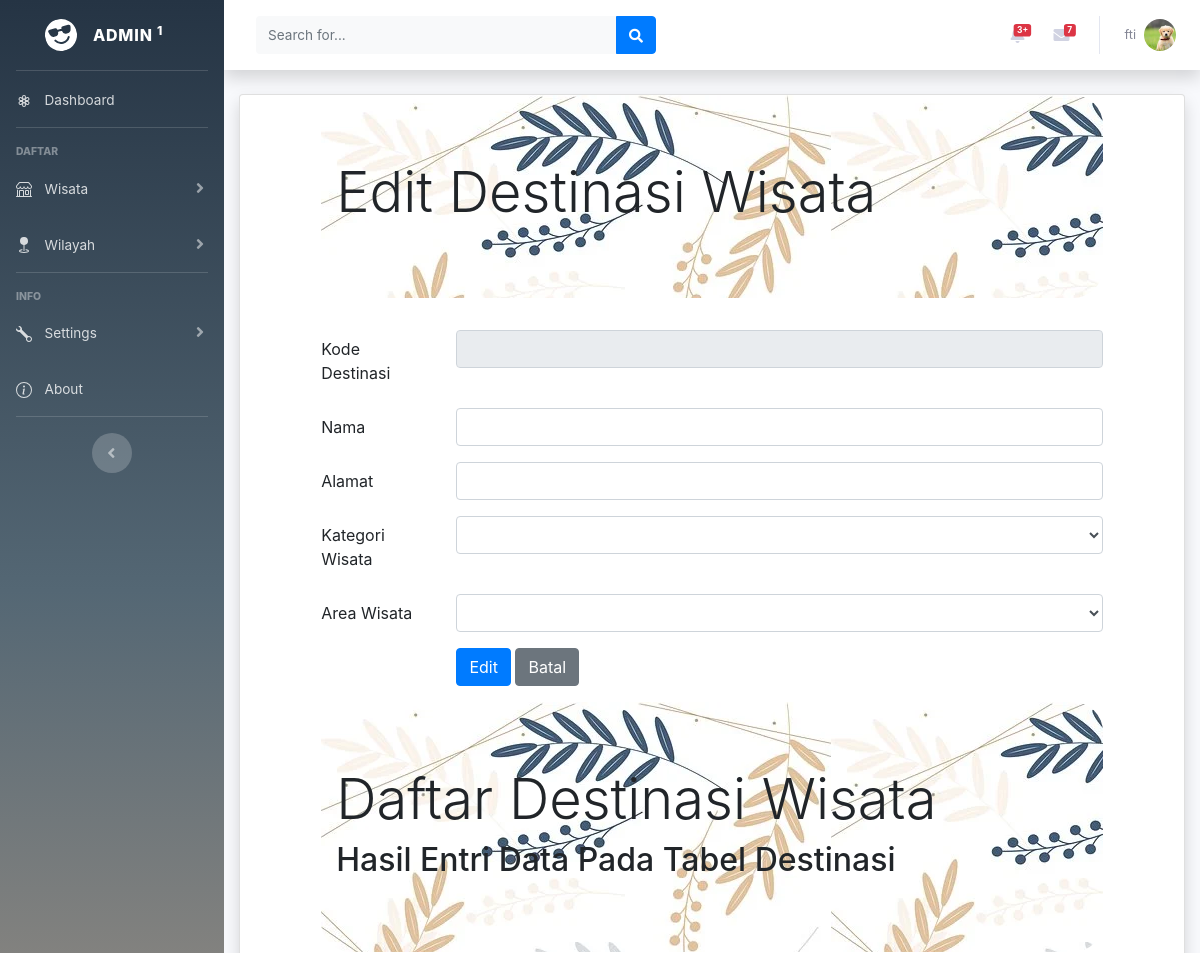
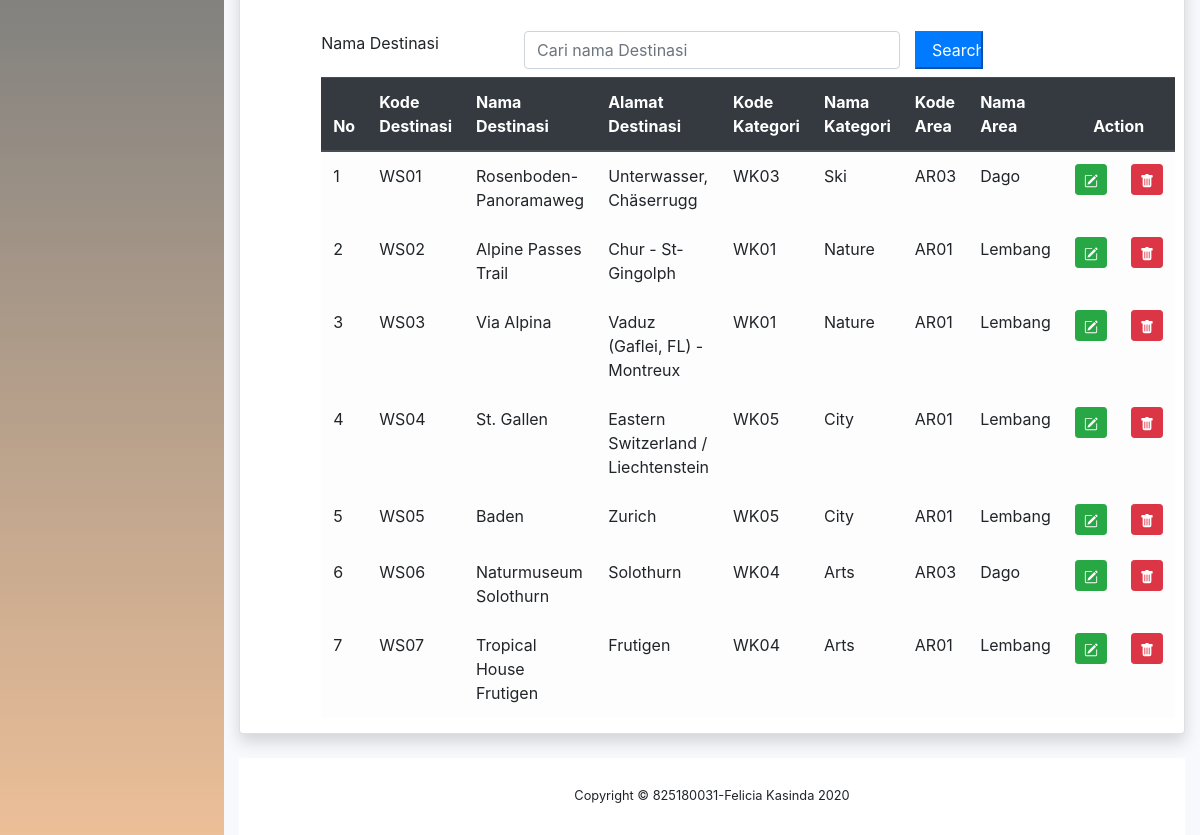
Screenshot of /DASHBOARD/destinasiEdit.php (signed in) with the database file from the repository (2 pictures, top to bottom).
### tables this page shows
CREATE TABLE `destinasi` (
  `destinasiID` char(5) NOT NULL,
  `destinasinama` varchar(35) NOT NULL,
  `destinasialamat` varchar(255) NOT NULL,
  `kategoriID` char(4) NOT NULL,
  `areaID` char(4) NOT NULL
);

CREATE TABLE `kategori` (
  `kategoriID` char(4) NOT NULL,
  `kategorinama` char(30) NOT NULL,
  `kategoriket` varchar(255) NOT NULL,
  `kategorireferensi` char(30) NOT NULL
);

CREATE TABLE `area` (
  `areaID` char(4) NOT NULL,
  `areanama` char(35) NOT NULL,
  `areawilayah` char(35) NOT NULL,
  `areaketerangan` varchar(255) NOT NULL,
  `provinsiID` char(2) NOT NULL
);

### DASHBOARD/destinasiEdit.php (the view, shortened to what this page needs)
<!DOCTYPE html>
    <?php include "header.php";?>
    <div class="container-fluid">
    <div class="card shadow mb-4">
<?php
  include "includes/config.php";
  		?> <h1>Harus diisi</h1> <?php
  $datakategori = mysqli_query($connection, "SELECT * FROM kategori");
  $dataarea = mysqli_query($connection, "SELECT * FROM area");
  $kodedestinasi = $_GET["edit"];
  $editdestinasi = mysqli_query($connection, "SELECT * FROM destinasi WHERE destinasiID = '$kodedestinasi'");
  $rowedit = mysqli_fetch_array($editdestinasi);
  $editkategori = mysqli_query($connection, "SELECT * FROM destinasi JOIN kategori USING(kategoriID) WHERE destinasiID = '$kodedestinasi'");
  $rowedit2 = mysqli_fetch_array($editkategori);
  $editarea = mysqli_query($connection, "SELECT * FROM destinasi JOIN area USING(areaID) WHERE destinasiID = '$kodedestinasi'");
  $rowedit3 = mysqli_fetch_array($editarea);
?>
<html lang="en">
<head>
	<link rel="stylesheet" type="text/css" href="css/bootstrap.min.css">
	<link rel="stylesheet" type="text/css" href="http://cdnjs.cloudflare.com/ajax/libs/select2/4.0.3/css/select2.min.css">
</head>
<body>
	<div class="row">
	<div class="col-sm-1">
    </div>
    <div class="col-sm-10">
    	<div class="jumbotron jumbotron-fluid" style="background: url('img/bck.webp'); border-radius: 30px">
				<div class="container">
					<h1 class="display-4">Edit Destinasi Wisata</h1>
				</div>
			</div>
      <form method="POST">
		  <div class="form-group row">
		    <label for="kodedestinasi" class="col-sm-2 col-form-label">Kode Destinasi</label>
		    <div class="col-sm-10">
		      <input type="text" class="form-control" id="kodedestinasi" name="inputkode" value="<?php echo $rowedit["destinasiID"]?>" maxlength="5" readonly>
		    </div>
		  </div>
		  <div class="form-group row">
		    <label for="namadestinasi" class="col-sm-2 col-form-label">Nama</label>
		    <div class="col-sm-10">
		      <input type="text" class="form-control" name="inputnama"id="namadestinasi" value="<?php echo $rowedit["destinasinama"]?>">
		    </div>
		  </div>
		  <div class="form-group row">
		    <label for="alamatdestinasi" class="col-sm-2 col-form-label">Alamat</label>
		    <div class="col-sm-10">
		      <input type="text" class="form-control" name="inputalamat"id="alamatdestinasi" value="<?php echo $rowedit["destinasialamat"]?>">
		    </div>
		  </div>
		  <div class="form-group row">
		    <label for="kodekategori" class="col-sm-2 col-form-label">Kategori Wisata</label>
		  <div class="col-sm-10">
		    <select name="kodekategori" class="form-control" id="kodekategori">
		    	<option value="<?php echo $rowedit["kategoriID"]?>"><?php echo $rowedit['kategoriID']?><?php echo $rowedit2['kategorinama']?></option>
			    	<?php while($row = mysqli_fetch_array($datakategori))
			    	{ ?>
				    	<option value="<?php echo $row["kategoriID"]?>">
				    	</option>
			    	<?php } ?>
		    </select>
		    </div>
		  </div>
		  <div class="form-group row">
		    <label for="kodearea" class="col-sm-2 col-form-label">Area Wisata</label>
		  <div class="col-sm-10">
		    <select name ="kodearea" class="form-control" id="kodearea">
		    	<option value="<?php echo $rowedit["areaID"]?>"><?php echo $rowedit['areaID']?><?php echo $rowedit3['areanama']?></option>
		    	<?php while($row = mysqli_fetch_array($dataarea))
		    	{ ?>
			    	<option value="<?php echo $row["areaID"]?>">
			    	</option>
		    	<?php } ?>
		    </select>
		    </div>
		  </div>
		  <div class="form-group row">
		    <div class="col-sm-2">
		    </div>
		    <div class="col-sm-10">
		 <input type="submit" class="btn btn-primary" value="Edit" name="Edit">
		 <input type="button"  onclick="window.location.href='destinasi.php'" class="btn btn-secondary" value="Batal" name="Batal">
		    </div>
		  </div>
</div>
</div>
	<div class="row">
		<div class="col-sm-1"></div>
		<div class="col-sm-10">
			<div class="jumbotron jumbotron-fluid" style="background: url('img/bck.webp'); border-radius: 30px">
				<div class="container">
					<h1 class="display-4">Daftar Destinasi Wisata</h1>
					<h2>Hasil Entri Data Pada Tabel Destinasi</h2>
				</div>
			</div>
			<form method="POST">
				<div class="form-group row mb-2">
					<label for="search" class="col-sm-3">Nama Destinasi</label>
					<div class="col-sm-6">
						<input type="text" name="search" class="form-control" id="search" placeholder="Cari nama Destinasi" value="<?php if(isset($_POST['search'])) {echo $_POST['search'];}?>">
					</div>
					<input type="submit" name="kirim" class="col-sm-1 btn-primary" value="Search">
				</div>
			</form>
			<table class="table table-hover table-light">
				<thead class="thead-dark">
					<tr>
						<th>No</th>
						<th>Kode Destinasi</th>
						<th>Nama Destinasi</th>
						<th>Alamat Destinasi</th>
						<th>Kode Kategori</th>
						<th>Nama Kategori</th>
						<th>Kode Area</th>
						<th>Nama Area</th>
						<th colspan="2" style="text-align: center">Action</th>
					</tr>
				</thead>
				<tbody>
					<?php
					if (isset($_POST["kirim"]))
					{
						$search = $_POST['search'];
						$query = mysqli_query($connection, "SELECT destinasi.*, kategori.*, area.* FROM destinasi JOIN kategori USING(kategoriID) JOIN area USING(areaID) WHERE
							destinasinama LIKE '%".$search."%'
							OR destinasialamat LIKE '%".$search."%'
							OR destinasi.areaID LIKE '%".$search."%'
							OR destinasiID LIKE '%".$search."%'
							OR destinasi.kategoriID LIKE '%".$search."%'
							OR area.areanama LIKE '%".$search."%'
							OR kategori.kategorinama LIKE '%".$search."%'");
					} else
					{
						$query = mysqli_query($connection, "SELECT destinasi.*, kategori.*, area.* FROM destinasi JOIN kategori USING(kategoriID) JOIN area USING(areaID) ORDER BY destinasiID");
					}
						$nomor = 1;
						while ($row = mysqli_fetch_array($query))
						{ ?>
							<tr>
								<td><?php echo $nomor;?></td>
								<td><?php echo $row['destinasiID'];?></td>
								<td><?php echo $row['destinasinama'];?></td>
								<td><?php echo $row['destinasialamat'];?></td>
								<td><?php echo $row['kategoriID'];?></td>
								<td><?php echo $row['kategorinama'];?></td>
								<td><?php echo $row['areaID'];?></td>
								<td><?php echo $row['areanama'];?></td>
								<td>
									<a href="destinasiEdit.php?edit=<?php echo $row["destinasiID"]?>" class="btn btn-success btn-sm" title="Edit">
									</a>
								</td>
								<td>
									<a href="destinasiHapus.php?hapus=<?php echo $row["destinasiID"]?>" class="btn btn-danger btn-sm" title="Delete">
									</a>
								</td>
							</tr>
							<?php $nomor = $nomor + 1; ?>
						<?php }
					?>
				</tbody>
			</table>
		</div>
		<div class="col-sm-1"></div>
	</div>
</body>
<?php include "footer.php";?>
</html>

### DASHBOARD/header.php (shortened to what this page needs)
<head>
    <link rel="stylesheet" href="https://stackpath.bootstrapcdn.com/bootstrap/4.5.2/css/bootstrap.min.css">
    <link href="vendor/fontawesome-free/css/all.min.css" rel="stylesheet" type="text/css">
    <link href="css/sb-admin-2.min.css" rel="stylesheet">
    <link href="vendor/datatables/dataTables.bootstrap4.min.css" rel="stylesheet">
</head>
<?php
include "includes/config.php";
?>
<body id="page-top">
    <div id="wrapper">
        <ul class="navbar-nav  sidebar sidebar-dark accordion" id="accordionSidebar" style="background: rgb(37,52,68);background: linear-gradient(180deg, rgba(37,52,68,1) 0%, rgba(84,103,116,1) 33%, rgba(236,191,152,1) 100%);;">
            <a class="sidebar-brand d-flex align-items-center justify-content-center" href="index.php">
                <div class="sidebar-brand-icon rotate-n-15">
                </div>
                <div class="sidebar-brand-text mx-3">Admin <sup>1</sup></div>
            </a>
            <hr class="sidebar-divider my-0">
            <li class="nav-item">
                <a class="nav-link" href="index.php">
                    <span style="margin-left: 8px">Dashboard</span></a>
            </li>
            <hr class="sidebar-divider">
            <div class="sidebar-heading">
                Daftar
            </div>
            <li class="nav-item">
                <a class="nav-link collapsed" href="#" data-toggle="collapse" data-target="#collapseTwo"
                    aria-expanded="true" aria-controls="collapseTwo">
                    <span style="margin-left: 8px">Wisata</span>
                </a>
            </li>
            <li class="nav-item">
                <a class="nav-link collapsed" href="#" data-toggle="collapse" data-target="#collapseUtilities"
                    aria-expanded="true" aria-controls="collapseUtilities">
                    <span style="margin-left: 8px">Wilayah</span>
                </a>
            </li>
            <hr class="sidebar-divider">
            <div class="sidebar-heading">
                INFO
            </div>
            <li class="nav-item">
                <a class="nav-link collapsed" href="#" data-toggle="collapse" data-target="#collapsePages"
                    aria-expanded="true" aria-controls="collapsePages">
                    <span style="margin-left: 8px">Settings</span>
                </a>
            </li>
            <li class="nav-item">
                <a class="nav-link" href="about.php">
                    <span style="margin-left: 8px">About</span></a>
            </li>
            <hr class="sidebar-divider d-none d-md-block">
            <div class="text-center d-none d-md-inline">
                <button class="rounded-circle border-0" id="sidebarToggle"></button>
            </div>
        </ul>
        <div id="content-wrapper" class="d-flex flex-column">
            <div id="content">
                <nav class="navbar navbar-expand navbar-light bg-white topbar mb-4 static-top shadow" >
                    <form
                        class="d-none d-sm-inline-block form-inline mr-auto ml-md-3 my-2 my-md-0 mw-100 navbar-search">
                        <div class="input-group">
                            <input type="text" class="form-control bg-light border-0 small" placeholder="Search for..."
                                aria-label="Search" aria-describedby="basic-addon2">
                            <div class="input-group-append">
                                <button class="btn btn-primary" type="button">
                                    <i class="fas fa-search fa-sm"></i>
                                </button>
                            </div>
                        </div>
                    </form>
                    <ul class="navbar-nav ml-auto">
                        <li class="nav-item dropdown no-arrow mx-1">
                            <a class="nav-link dropdown-toggle" href="#" id="alertsDropdown" role="button"
                                data-toggle="dropdown" aria-haspopup="true" aria-expanded="false">
                                <span class="badge badge-danger badge-counter">3+</span>
                            </a>
                        </li>
                        <li class="nav-item dropdown no-arrow mx-1">
                            <a class="nav-link dropdown-toggle" href="#" id="messagesDropdown" role="button"
                                data-toggle="dropdown" aria-haspopup="true" aria-expanded="false">
                                <i class="fas fa-envelope fa-fw"></i>
                                <span class="badge badge-danger badge-counter">7</span>
                            </a>
                        </li>
                        <?php
                            $profile = $_SESSION['emailuser'];
                            $profilenama = mysqli_query($connection, "SELECT * FROM admin WHERE adminemail = '$profile'");
                            $row = mysqli_fetch_array($profilenama);
                        ?>
                        <li class="nav-item dropdown no-arrow">
                            <a class="nav-link dropdown-toggle" href="#" id="userDropdown" role="button"
                                data-toggle="dropdown" aria-haspopup="true" aria-expanded="false">
                                <span class="mr-2 d-none d-lg-inline text-gray-600 small"> <?php echo $row['adminnama']?></span>
                                <img class="img-profile rounded-circle"
                                    src="img/profile.jpg">
                            </a>
                        </li>
                    </ul>
                </nav>

### rows the page displays
destinasi: destinasiID "WS01", destinasinama "Rosenboden-Panoramaweg", destinasialamat "Unterwasser, Chäserrugg", kategoriID.kategoriID "WK03", kategoriID.kategorinama "Ski", areaID.areaID "AR03", areaID.areanama "Dago"
destinasi: destinasiID "WS02", destinasinama "Alpine Passes Trail", destinasialamat "Chur - St-Gingolph", kategoriID.kategoriID "WK01", kategoriID.kategorinama "Nature", areaID.areaID "AR01", areaID.areanama "Lembang"
destinasi: destinasiID "WS03", destinasinama "Via Alpina", destinasialamat "Vaduz (Gaflei, FL) - Montreux", kategoriID.kategoriID "WK01", kategoriID.kategorinama "Nature", areaID.areaID "AR01", areaID.areanama "Lembang"
destinasi: destinasiID "WS04", destinasinama "St. Gallen", destinasialamat "Eastern Switzerland / Liechtenstein", kategoriID.kategoriID "WK05", kategoriID.kategorinama "City", areaID.areaID "AR01", areaID.areanama "Lembang"
destinasi: destinasiID "WS05", destinasinama "Baden", destinasialamat "Zurich", kategoriID.kategoriID "WK05", kategoriID.kategorinama "City", areaID.areaID "AR01", areaID.areanama "Lembang"
destinasi: destinasiID "WS06", destinasinama "Naturmuseum Solothurn", destinasialamat "Solothurn", kategoriID.kategoriID "WK04", kategoriID.kategorinama "Arts", areaID.areaID "AR03", areaID.areanama "Dago"
destinasi: destinasiID "WS07", destinasinama "Tropical House Frutigen", destinasialamat "Frutigen", kategoriID.kategoriID "WK04", kategoriID.kategorinama "Arts", areaID.areaID "AR01", areaID.areanama "Lembang"

### other values shown
$row['adminnama'] "fti"
